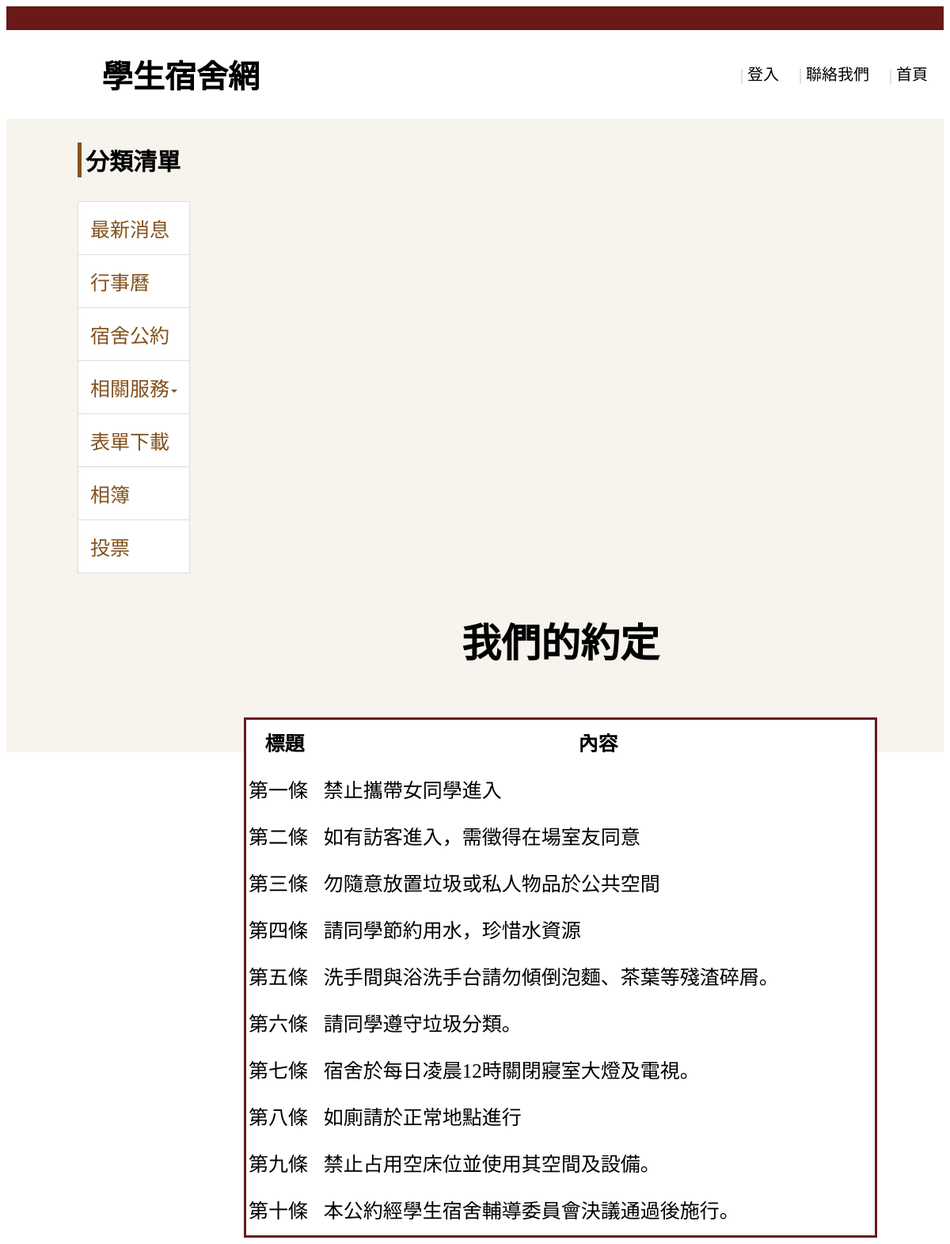
The app's page /codefile/rule.php with its own data.
### tables this page shows
CREATE TABLE `rule` (
  `ID` int(11) NOT NULL,
  `title` varchar(20) NOT NULL,
  `content` varchar(100) NOT NULL
);

### codefile/rule.php (the view, shortened to what this page needs)
<!DOCTYPE html>
<html lang="en">
<head>
  <link rel="stylesheet" href="rule.css">
</head>
<body>
  <div class="wrap">
    <div class="header">
      <div class="topbar"></div>
      <div class="logo"><h1>學生宿舍網</h1></div>
      <ul class=headMenu>
        <li><a class="home"href="home.php">首頁</a></li>
        <li><a class="tell" href="talk.php">聯絡我們</a></li>
        <li><a class="log" href="login.php">登入</a></li>
      </ul>
      </div>
      <div class="content">
        <div class="menu">
        <div class="menuh">
          <div class="bf"><h3>分類清單</h3></div>
        </div>
          <ul class=cmenu >
            <li class=List><a href="news.php">最新消息</a></li>
            <li class=List><a href="calendar.php">行事曆</a></li>
            <li class=List><a href="rule.php">宿舍公約</a></li>
            <li class=List><div class='jjj'><a class=dropdown href="">相關服務<div class="caret"></div></a>
</div>
          </li>
            <li class=List><a href="download.php">表單下載</a></li>
            <li class=List><a href="albumu.php">相簿</a></li>
            <li class=List><a href="voteu.php">投票</a></li>
          </ul>
        </div>
        <div class="rule">
        <h1>我們的約定</h1>
<?php
$link=@mysqli_connect('localhost','root','j0917510727','php');
mysqli_query($link,'SET NAMES utf-8');
$sql="SELECT * FROM rule";
$result=mysqli_query($link,$sql);
  echo "<table width='800' class=table frame=void>";
  echo "<tr>";
  echo "<th>"."標題"."</th>";
  echo "<th>"."內容"."</th>";
  echo "</tr>";
  echo "<br>";
  while($row=mysqli_fetch_assoc($result)){
        echo "<tr>";
        echo "<td>".$row['title']."</td>";
        echo "<td>".$row['content']."</td>";
        echo "</tr>";
    }
    echo "</table>";
 ?>
      </div>
      </div>
    </div>
</body>
</html>

### codefile/rule.css (style rules this page uses)
li { margin: 0; padding: 0; display: list-item; text-align: -webkit-match-parent; list-style: none; }
a { color: #83521e; text-decoration: none; outline: none; }
.wrap { min-width: 80%; }
.header .topbar { display: block; background: #691917; height: 30px; }
.content { background-color: #f7f3ed; height: 100vh; }
.logo h1 { float: left; margin-left: 120px; font-size: 40px; font-weight: bold; font-family: 'microsoft yahei'; }
.headMenu { float: right; margin-top: 40px; }
.headMenu a { font-size: 20px; color: #000; }
.headMenu a::before { color: #C8C2B6; font-size: 1em; content: "|"; padding: 5px 5px; display: inline-block; }
.headMenu li { float: right; }
.headMenu .tell { margin-left: 20px; margin-right: 20px; }
.headMenu .home { margin-right: 20px; }
.bf h3 { font-size: 30px; font-weight: bold; font-family: 'microsoft yahei'; }
.cmenu { margin-top: 30px; margin-left: 50px; }
.menu { float: left; }
.menuh { border-left: solid 5px #83521e; padding-left: 5px; margin-left: 90px; }
.caret { display: inline-block; width: 0; height: 0; margin-left: 2px; vertical-align: middle; border-top: 4px solid; border-right: 4px solid transparent; border-left: 4px solid transparent; }
.cmenu a { display: block; padding: 15px; font-size: 25px; font-family: 'microsoft yahei'; }
.List { position: relative; display: block; padding: 0; margin-bottom: -1px; background-color: #fff; border: 1px solid #ddd; }
.rule { margin-left: 300px; float: left; font-size: 25px; font-family: 'microsoft yahei'; }
.rule h1 { text-align: center; }
.table { background-color:white; color:black; font-family: 'microsoft yahei'; border:3px solid #691917; line-height: 55px; }

### records on screen
rule: title "第一條", content "禁止攜帶女同學進入"
rule: title "第二條", content "如有訪客進入，需徵得在場室友同意"
rule: title "第三條", content "勿隨意放置垃圾或私人物品於公共空間"
rule: title "第四條", content "請同學節約用水，珍惜水資源"
rule: title "第五條", content "洗手間與浴洗手台請勿傾倒泡麵、茶葉等殘渣碎屑。"
rule: title "第六條", content "請同學遵守垃圾分類。"
rule: title "第七條", content "宿舍於每日凌晨12時關閉寢室大燈及電視。"
rule: title "第八條", content "如廁請於正常地點進行"
rule: title "第九條", content "禁止占用空床位並使用其空間及設備。"
rule: title "第十條", content "本公約經學生宿舍輔導委員會決議通過後施行。"
